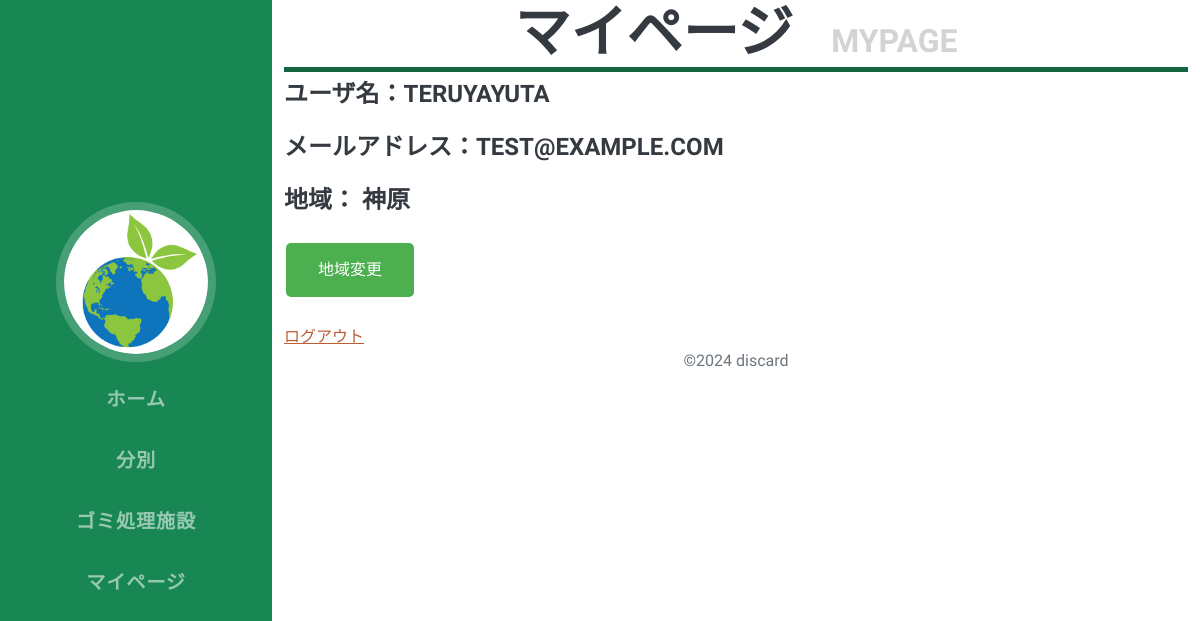
The page /mypage/1 on the database its author committed.
### accounts/models.py (models this page shows, shortened)
class CustomUser(AbstractUser):
    objects = CustomUserManager()
    area = models.CharField(max_length=100, blank=True, null=True)

### ecoco_app/views.py (the view, shortened to what this page needs)
# urls.py: path('mypage/<int:pk>', MypageView.as_view(), name='mypage'),
class MypageView(TemplateView):
  template_name = "mypage.html"
  def get(self, request, pk):
        user = get_object_or_404(User, pk=pk)
        context = {'user': user}
        return render(request, self.template_name, context)

### ecoco_app/templates/mypage.html (shortened to what this page needs)
{% extends "base.html" %}
{% load static %}
{% block main %}
<div class="container">
    <h2 class="line text-center">
        マイページ
        <span class="subtitle">&nbsp;&nbsp;&nbsp;Mypage</span>
    </h2>
    <h4 class="mb-4">ユーザ名：{{ user.username }}</h4>
    <h4 class="mb-4">メールアドレス：{{ user.email }}</h4>
    <h4 class="mb-4">地域： <span id="selectedArea">{{ user.area }}</span></h4>
    <button onclick="toggleDropdown()">地域変更</button>
    <br></br>
    <a href="/account/logout/">ログアウト</a>
</div>
{% endblock %}

### rows shown on the page
CustomUser: username "TERUYAYUTA", email "TEST@EXAMPLE.COM", area "神原"
